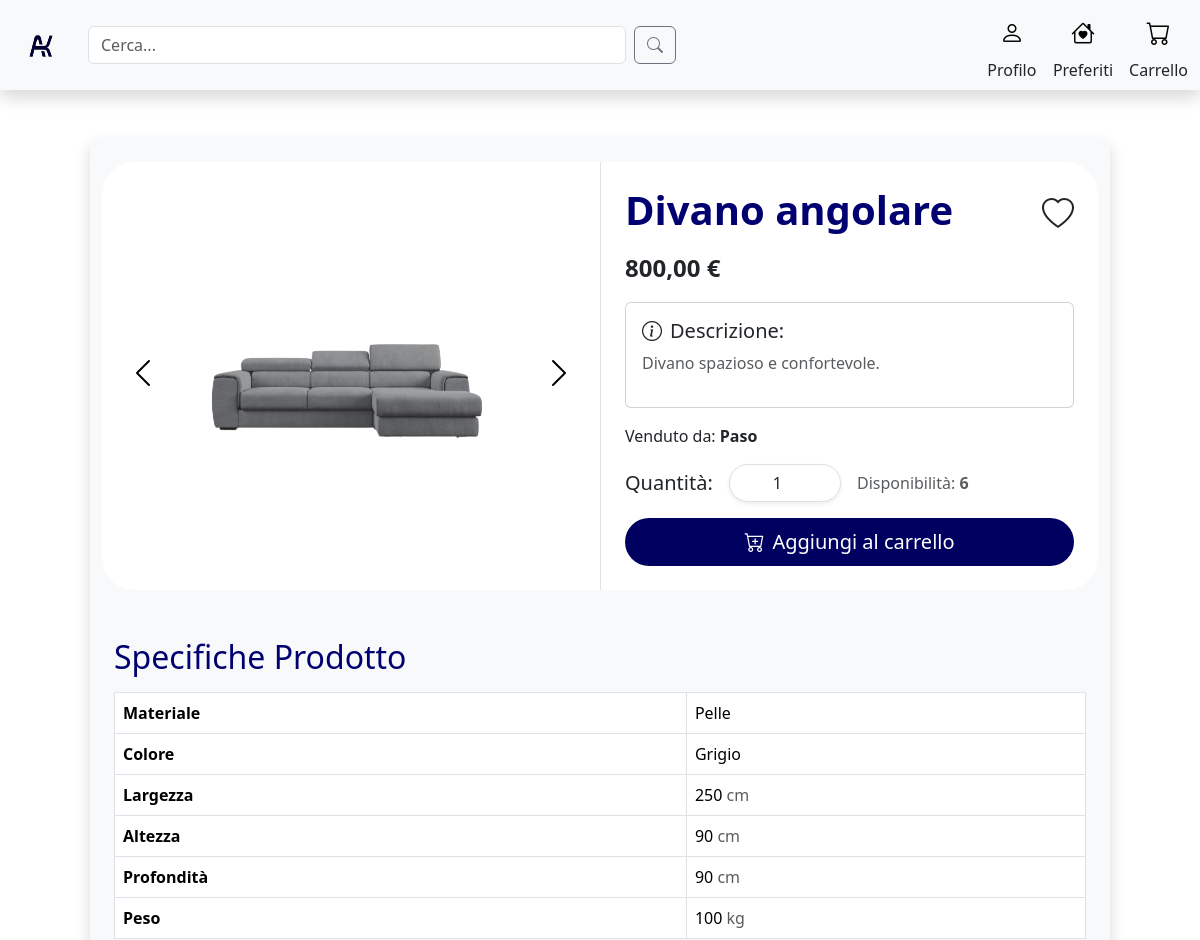
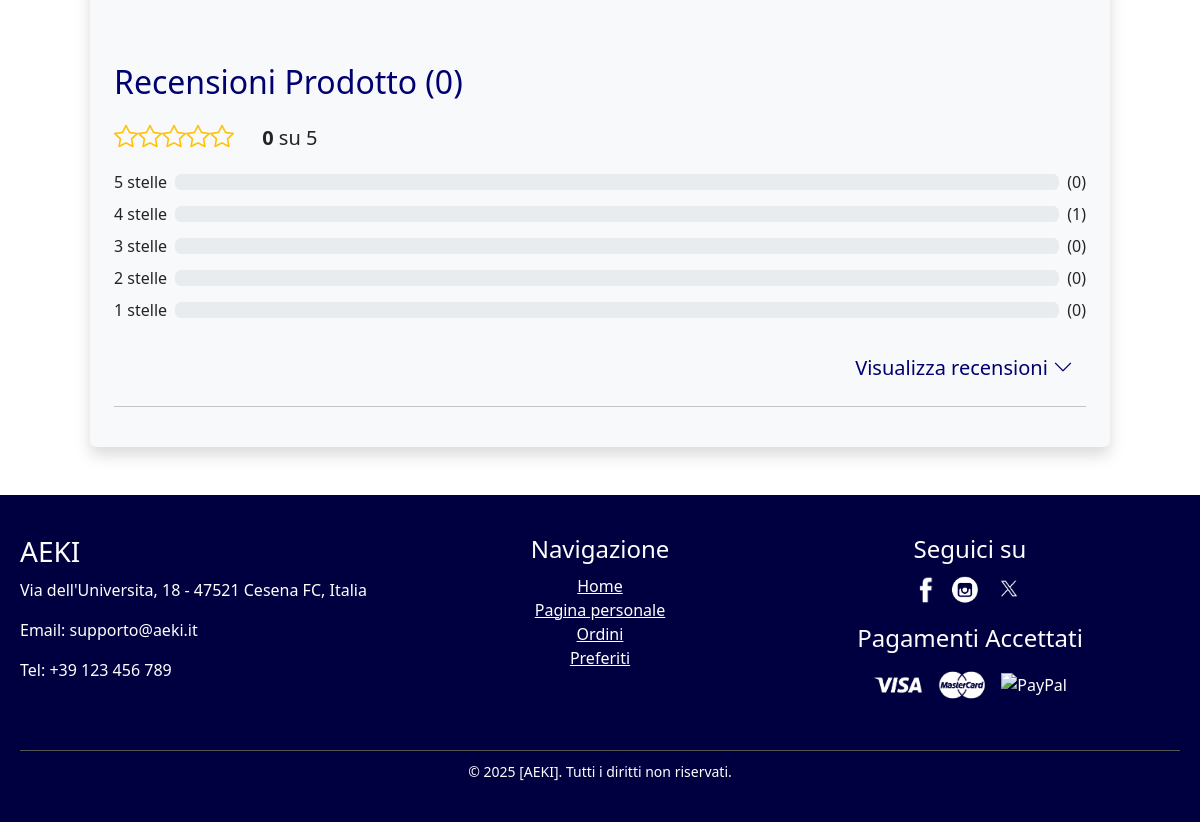
Screenshot of /singleProduct.php?id=2 with the database file from the repository (2 pictures, top to bottom).
### tables this page shows
create table ImmagineProdotto (
     PercorsoImg VARCHAR(60) not null,
     Icona char not null,
     CodiceProdotto INT not null,
     constraint ID_ImmagineProdotto_ID primary key (PercorsoImg));

CREATE TABLE Prodotto (
    CodiceProdotto INT AUTO_INCREMENT,
    Nome VARCHAR(40) NOT NULL,
    Prezzo FLOAT NOT NULL,
    Descrizione VARCHAR(200) NOT NULL,
    NomeMateriale VARCHAR(40) not null,
    NomeColore VARCHAR(40) not null,
    Peso FLOAT NOT NULL,
    Disponibilita INT NOT NULL DEFAULT 6,
    Altezza FLOAT NOT NULL,
    Larghezza FLOAT NOT NULL,
    Profondita FLOAT NOT NULL,
    ValutazioneMedia FLOAT NOT NULL DEFAULT 0,  
    NumeroRecensioni INT NOT NULL DEFAULT 0,      
    NomeAmbiente VARCHAR(40) NOT NULL,
    NomeCategoria VARCHAR(40) NOT NULL,
    Username VARCHAR(20) NOT NULL,
    Rimosso char NOT NUlL,
    CONSTRAINT ID_Prodotto_ID PRIMARY KEY (CodiceProdotto)
);

### singleProduct.php (called while the page is built, shortened)
<?php
require_once 'bootstrap.php';
$templateParams["titolo"] = "Aeki - SingleProduct";
$templateParams["nome"] = "singleProduct_main.php";
$idprodotto = $_GET["id"];
$templateParams["prodotto"] = $dbh->getProdotto($idprodotto);
$templateParams["immagini"] = $dbh->getProdottoImages($idprodotto);
$templateParams["reviewsStats"] = $dbh->getStarNumber($idprodotto);
$templateParams["reviews"] = $dbh->getProductReviews($idprodotto);
$templateParams["prodotto"]["InWishlist"] = "false";
if (isset($_SESSION['user_id'])) {
    $userId = $_SESSION['user_id'];
    if ($dbh->inWishList($idprodotto, $userId)) {
        $templateParams["prodotto"]["InWishlist"] = "true";
    }
    $templateParams["userType"] = $dbh->userType($userId);
}else{
    $templateParams["userType"] = "Cliente";
}
$templateParams["js"] = array("js/addToCart.js","js/likeButton.js","js/singleProductReview.js");
require 'template/base.php';
?>

### db/database.php (called while the page is built, shortened)
<?php
class DatabaseHelper{
    private $db;
    public function __construct($servername, $username, $password, $dbname){
        $this->db = new mysqli($servername, $username, $password, $dbname);
    }
    public function getProdotto($idProdotto){
        $stmt = $this->db->prepare("SELECT * FROM Prodotto WHERE CodiceProdotto=?");
        $stmt->bind_param('s',$idProdotto);
        $stmt->execute();
        $result = $stmt->get_result();
        return $result->fetch_assoc();
    }
    public function getProdottoImages($idProdotto){
        $stmt = $this->db->prepare("SELECT PercorsoImg, Icona FROM ImmagineProdotto WHERE CodiceProdotto=?");
        $stmt->bind_param('s',$idProdotto);
        $stmt->execute();
        $result = $stmt->get_result();
        return $result->fetch_all(MYSQLI_ASSOC);
    }
    public function getStarNumber($idProdotto){
        $stmt = $this->db->prepare("SELECT r.stelle,COUNT(r.IDrecensione) AS numeroRecensioni
                                    FROM Recensione r
                                    WHERE r.CodiceProdotto = ?
                                    GROUP BY r.stelle
                                    ORDER BY r.stelle DESC");
        $stmt->bind_param('i', $idProdotto);
        $stmt->execute();
        $result = $stmt->get_result();
        return $result->fetch_all(MYSQLI_ASSOC);
    }
    public function getProductReviews($idProdotto){
        $stmt = $this->db->prepare("SELECT IDrecensione,Testo,stelle,r.Username AS Cliente
                                    FROM Recensione AS r
                                    JOIN Prodotto AS p ON p.CodiceProdotto = r.CodiceProdotto
                                    WHERE p.CodiceProdotto = ?");
        $stmt->bind_param('i', $idProdotto);
        $stmt->execute();
        $result = $stmt->get_result();
        return $result->fetch_all(MYSQLI_ASSOC);
    }
}
?>

### bootstrap.php (called while the page is built, shortened)
<?php
require_once("utils/functions.php");
require_once("db/database.php");
$dbh = new DatabaseHelper("localhost", "root", "", "aekiDb");
?>

### template/singleProduct_main.php (the view, shortened to what this page needs)
<link rel="stylesheet" href="./css/singleProduct_style.css">
<?php $prodotto = $templateParams["prodotto"];?>
<div class="row d-flex justify-content-center my-5">
    <div class = "col-md-10 col-12 rounded shadow bg-light p-4">
        <div class="row d-flex align-items-stretch bg-white rounded-5 ">
            <div class="col-md-6 d-flex justify-content-center align-items-center">
                <button class="btn me-3" type="button" data-bs-target="#productCarousel" data-bs-slide="prev">
                    <span class="carousel-control-prev-icon" aria-hidden="true"></span>
                </button>
                <div id="productCarousel" class="carousel slide p-2" data-bs-ride="carousel">
                    <div class="carousel-inner">
                        <?php foreach ($templateParams["immagini"] as $img): ?>
                            <?php if ($img["Icona"] == 'Y'): ?>
                                <div class="carousel-item active">
                                    <img src="<?php echo $img["PercorsoImg"]; ?>" class="d-block img-fluid rounded" alt="<?php echo $img["PercorsoImg"]; ?>">
                                </div>
                            <?php else : ?>
                                <div class="carousel-item">
                                    <img src="<?php echo $img["PercorsoImg"]; ?>" class="d-block img-fluid rounded" alt="<?php echo $img["PercorsoImg"]; ?>">
                                </div>
                            <?php endif; ?>
                        <?php endforeach; ?>
                    </div>
                </div>
                <button class="btn ms-3" type="button" data-bs-target="#productCarousel" data-bs-slide="next">
                    <span class="carousel-control-next-icon" aria-hidden="true"></span>
                </button>
            </div>
            <div class="col-md-6 p-4 d-flex border-start flex-column">
                <div class="d-flex align-items-center mb-2">
                    <h1 class="fw-bold flex-grow-1 display-6 " style = "color:#000070"><?php echo $prodotto["Nome"]; ?></h1>
                    <div>
                        <?php if ($prodotto["InWishlist"] == "true"): ?>
                            <span class="bi bi-heart-fill fs-2" data-id="<?php echo htmlspecialchars($prodotto["CodiceProdotto"]); ?>" style="display:inline-block;color:#B00000"></span>
                            <span class="bi bi-heart fs-2" data-id="<?php echo htmlspecialchars($prodotto["CodiceProdotto"]); ?>" style="display:none;"></span>
                        <?php else: ?>
                            <span class="bi bi-heart fs-2" data-id="<?php echo htmlspecialchars($prodotto["CodiceProdotto"]); ?>" style="display:inline-block;"></span>
                        <?php endif; ?>
                    </div>
                </div>
                <div class="mb-3">
                    <span class="fs-4 fw-semibold"><?php echo number_format($prodotto["Prezzo"], 2, ',', ''); ?> €</span>
                </div>
                <div class="card p-3 mb-3">
                    <h2 class="card-title fs-5"><span class="bi bi-info-circle me-2"></span>Descrizione:</h2>
                    <p class="fs-6 text-muted"><?php echo $prodotto["Descrizione"]; ?></p>
                </div>
                <span class="mb-3" >Venduto da: <span class="fw-semibold" ><?php echo $prodotto["Username"]; ?></span></span>
                <div class="d-flex align-items-center mb-3">
                    <label for="quantity" class="me-3 fs-5">Quantità:</label>
                    <input type="number" id="quantity" class="form-control w-25 me-3 rounded-pill px-4 text-center shadow-sm"
                        onchange="updateQuantity(<?php echo $prodotto['Disponibilita']?>)"
                        min="<?php echo $prodotto["Disponibilita"] > 0 ? 1 : 0; ?>"
                        max="<?php echo $prodotto["Disponibilita"]; ?>"
                        value="<?php echo $prodotto["Disponibilita"] > 0 ? 1 : 0; ?>">
                    <span class="text-muted fs-6">Disponibilità:
                        <span class="fw-semibold" style="<?php echo $prodotto["Disponibilita"] < 5 ? 'color:#B00000' : ''; ?>">
                            <?php echo $prodotto["Disponibilita"]; ?>
                        </span>
                    </span>
                </div>
                <button id="addToCartButton" class="btn rounded-pill w-100 py-2 fs-5 hover-shadow" style="background-color: #000060; color: #FFFFFF" data-id="<?php echo htmlspecialchars($prodotto["CodiceProdotto"]); ?> ">
                    <span class="bi bi-cart-plus me-2"></span>Aggiungi al carrello
                </button>
            </div>
        </div>
        <div class="row mt-5 ">
            <div class="col-12">
                <h2 class="mb-3" style = "color:#000070">Specifiche Prodotto</h2>
                <table class="table table-bordered table-rounded">
                    <tbody>
                        <tr>
                            <th>Materiale</th>
                            <td><?php echo $prodotto["NomeMateriale"]?></td>
                        </tr>
                        <tr>
                            <th>Colore</th>
                            <td><?php echo $prodotto["NomeColore"]?></td>
                        </tr>
                        <tr>
                            <th>Largezza</th>
                            <td><?php echo $prodotto["Larghezza"]?> <span class = "text-muted">cm</span></td>
                        </tr>
                        <tr>
                            <th>Altezza</th>
                            <td><?php echo $prodotto["Altezza"]?> <span class = "text-muted">cm</span></td>
                        </tr>
                        <tr>
                            <th>Profondità</th>
                            <td><?php echo $prodotto["Profondita"]?> <span class = "text-muted">cm</span></td>
                        </tr>
                        <tr>
                            <th>Peso</th>
                            <td><?php echo $prodotto["Peso"]?> <span class = "text-muted">kg</span></td>
                        </tr>
                    </tbody>
                </table>
            </div>
        </div>
        <?php $totalReviews = $prodotto["NumeroRecensioni"]?>
        <div class="row mt-5 ">
            <div class="col-12 ">
                <h2 class="mb-3" style = "color:#000070">Recensioni Prodotto<span class = "ms-2">(<?php echo $totalReviews?>)</span></h2>
                <div class=" mb-3">
                    <span class="fs-4 text-warning"><?php echo getStars((int)$prodotto["ValutazioneMedia"]) ?></span>
                    <span class = "ms-4 fs-5 fw-semibold"><?php echo $prodotto["ValutazioneMedia"] ?> <span class = "fs-5 fw-normal"> su 5</span></span>
                </div>
                <?php foreach (range(5, 1) as $stars): ?>
                    <?php
                    $reviewCount = 0;
                    foreach ($templateParams["reviewsStats"] as $reviewStat) {
                        if ($reviewStat["stelle"] == $stars) {
                            $reviewCount = $reviewStat["numeroRecensioni"];
                            break;
                        }
                    }
                    ?>
                    <div class="d-flex align-items-center mb-2">
                        <span class="me-2"><?php echo $stars ?> stelle</span>
                        <div class="progress flex-grow-1">
                        </div>
                        <span class="ms-2">(<?php echo $reviewCount ?>)</span>
                    </div>
                <?php endforeach; ?>
            </div>
            <div class="col-12 mt-3">
                <div class="d-flex justify-content-md-end justify-content-center">
                    <button class="btn btn-link text-decoration-none fs-5" id="toggle-reviews-btn" style="color:#000070">
                        Visualizza recensioni
                        <span class="bi bi-chevron-down" id="toggle-icon"></span>
                    </button>
                </div>
                <hr>
            </div>
        </div>
    </div>
</div>

### css/singleProduct_style.css (style rules this page uses)
.carousel-inner img { max-width: 100%; max-height: 400px; object-fit: contain; }
.carousel-item img { transition: transform 0.1s ease, box-shadow 0.1s ease; cursor: zoom-in; object-fit: contain; }
.carousel-control-prev-icon, .carousel-control-next-icon { filter: invert(1); }

### rows the page displays
immagineprodotto: PercorsoImg (picture)
prodotto: Nome "Divano angolare", Prezzo "800,00", Descrizione "Divano spazioso e confortevole.", Username "Paso", Disponibilita "1", Disponibilita "6", NomeMateriale "Pelle", NomeColore "Grigio", Larghezza "250", Altezza "90", Profondita "90", Peso "100", NumeroRecensioni "0", ValutazioneMedia "0"

### other values shown
$stars "5"
$reviewCount "0"
$stars "4"
$reviewCount "1"
$stars "3"
$stars "2"
$stars "1"
